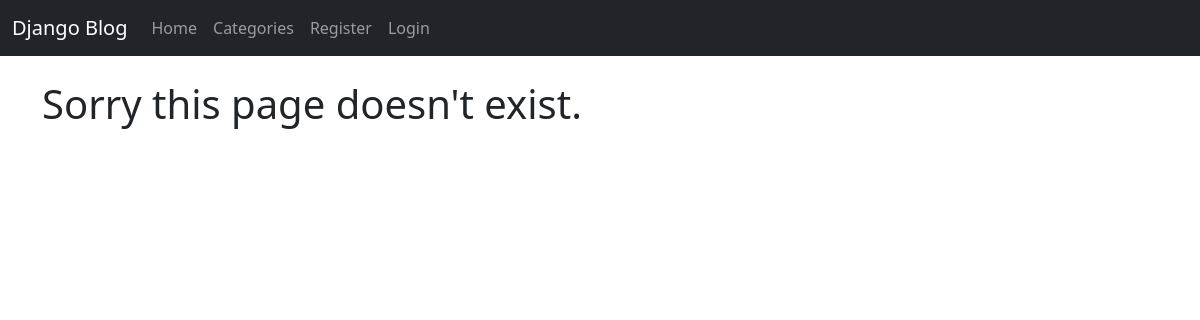
Page /category/entertainment/ on the earlier database version.
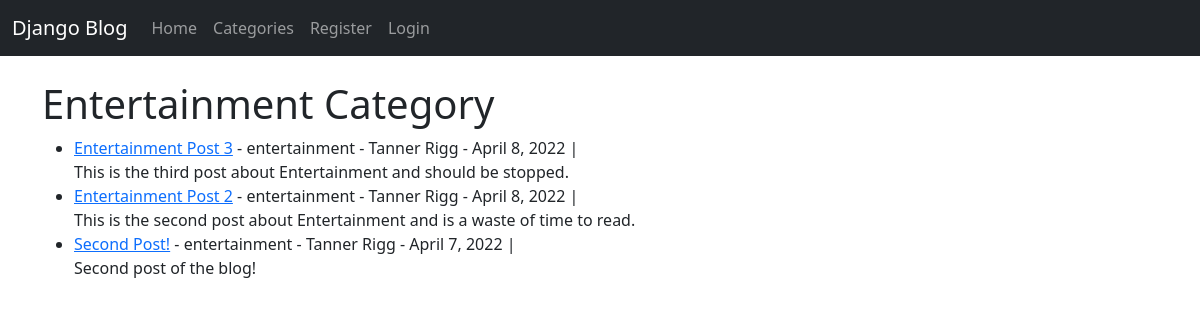
Same page on the later database version.
### theblog/models.py (models this page shows, shortened)
class Post(models.Model):
    title = models.CharField(max_length=255)
    author = models.ForeignKey(User, on_delete=models.CASCADE)
    body = models.TextField()
    post_date = models.DateField(auto_now_add=True)
    category = models.CharField(max_length=255, default='unspecified')

### theblog/views.py (the view)
# urls.py: path('category/<str:cats>/', CategoryView, name='category'),
def CategoryView(request, cats):
    category_posts = Post.objects.filter(category=cats.replace('-', ' ')).order_by('-id')
    return render(request, 'categories.html', {'cats':cats.title().replace('-', ' '), 'category_posts': category_posts})

### theblog/templates/categories.html
{% extends 'base.html' %}
{% block content %}
{% if category_posts %}
<h1>{{ cats }} Category</h1>
<ul>
{% for post in category_posts %}
    <li><a href="{% url 'article-detail' post.pk %}">{{ post.title }}</a>
        - {{ post.category }}
        - {{ post.author.first_name }} {{ post.author.last_name }}
        - {{ post.post_date }} |
    {% if user.is_authenticated %}
        <small>
            <a href="{% url 'update_post' post.pk %}">[Edit]</a>
            <a href="{% url 'delete_post' post.pk %}">[Delete]</a>
        </small><br>
    {% else %}
        <br>
{% endif %}
{{ post.body|slice:":200"|safe }}</li>
{% endfor %}
</ul>
{% else %}
    <h1>Sorry this page doesn't exist.</h1>
{% endif %}
{% endblock %}

### theblog/templates/base.html (shortened to what this page needs)
<!Doctype html>
<html lang="en">
  <head>
    <link href="https://cdn.jsdelivr.net/npm/bootstrap@5.1.3/dist/css/bootstrap.min.css" rel="stylesheet">
  </head>
  <body>
    <nav class="navbar navbar-expand-lg navbar-dark bg-dark">
        <div class="container-fluid">
          <a class="navbar-brand" href="{% url 'home' %}">Django Blog</a>
          <div class="collapse navbar-collapse" id="navbarSupportedContent">
            <ul class="navbar-nav me-auto mb-2 mb-lg-0">
              <li class="nav-item">
                <a href="{% url 'home' %}" class="nav-link">Home</a>
              </li>
              {% if cat_menu %}
              <li class="nav-item dropdown">
                <a class="nav-link dropdown-toggle" href="#" id="navbarDropdown" role="button" data-bs-toggle="dropdown" aria-expanded="false">
                  Categories
                </a>
                <ul class="dropdown-menu" aria-labelledby="navbarDropdown">
                  {% for item in cat_menu %}
                  <a class="dropdown-item" href="{% url 'category' item|slugify %}">{{ item }}</a>
                  {% endfor %}
                </ul>
              </li>
              {% else %}
                <li class="nav-item">
                  <a class="nav-link" href="{% url 'category-list' %}">Categories</a>
                </li>
              {% endif %}
              {% if user.is_authenticated %}
                <li class="nav-item">
                  <a class="nav-link" href="{% url 'add_post' %}">
                    Add Post</a>
                </li>
                <li class="nav-item">
                  <a class="nav-link" href="{% url 'add_category' %}">
                    Add Category</a>
                </li>
                <li class="nav-item">
                  <a class="nav-link" href="{% url 'logout' %}">
                    Logout</a>
                </li>
              {% else %}
                <li class="nav-item">
                  <a class="nav-link" href="{% url 'register' %}">Register</a>
                </li>
                <li class="nav-item">
                  <a class="nav-link" href="{% url 'login' %}">
                    Login</a>
                </li>
              {% endif %}
            </ul>
          </div>
        </div>
      </nav>
    <br>
    <div class="container">
        {% block content %}
        {% endblock %}
    </div>
  </body>
</html>

Differences in the rows shown:
added Post: title "Entertainment Post 3", category "entertainment", author.first_name "Tanner", author.last_name "Rigg", post_date "April 8, 2022", body "This is the third post about Entertainment and should be stopped."
added Post: title "Entertainment Post 2", category "entertainment", author.first_name "Tanner", author.last_name "Rigg", post_date "April 8, 2022", body "This is the second post about Entertainment and is a waste of time to read."
now on this page (row edited): Post: title "Second Post!", category "entertainment", author.first_name "Tanner", author.last_name "Rigg", post_date "April 7, 2022", body "Second post of the blog!"
Other differences:
{{ cats }}: (not shown) → "Entertainment"
text no longer shown: "Sorry this page doesn't exist."
text now shown: "Category"
